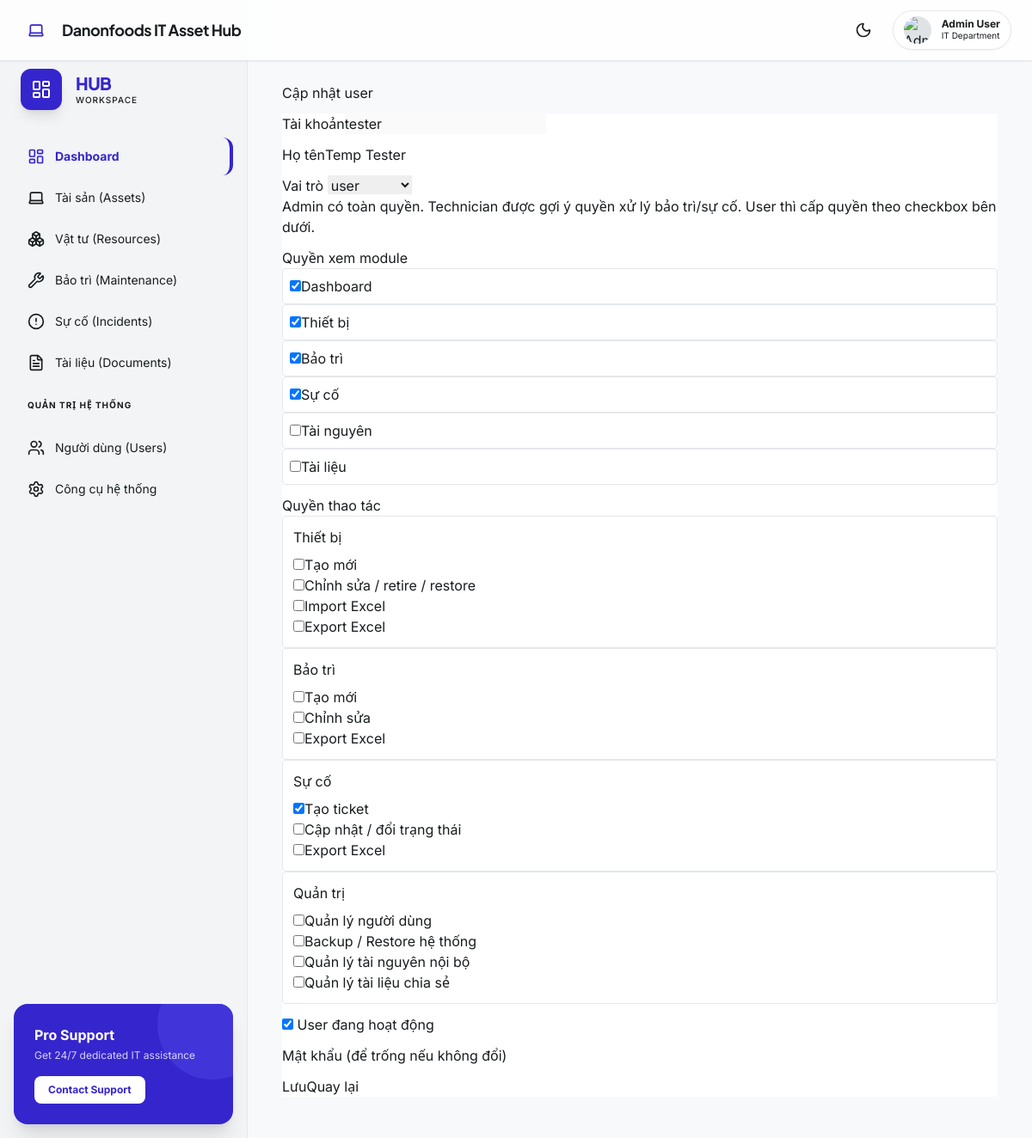
The page /users/2/edit (signed in) on the database its author committed.
### app/db/models/user.py (models this page shows)
class User(Base):
    __tablename__ = 'users'
    id: Mapped[int] = mapped_column(primary_key=True, index=True)
    username: Mapped[str] = mapped_column(String(50), unique=True, index=True)
    password: Mapped[str] = mapped_column(String(255))
    password_hash: Mapped[str | None] = mapped_column(String(255), nullable=True)
    role: Mapped[str] = mapped_column(String(20), default='user')
    full_name: Mapped[str | None] = mapped_column(String(120), nullable=True)
    is_active: Mapped[bool] = mapped_column(Boolean, default=True)
    can_view_dashboard: Mapped[bool] = mapped_column(Boolean, default=True)
    can_view_assets: Mapped[bool] = mapped_column(Boolean, default=True)
    can_view_maintenance: Mapped[bool] = mapped_column(Boolean, default=True)
    can_view_incidents: Mapped[bool] = mapped_column(Boolean, default=True)
    can_view_resources: Mapped[bool] = mapped_column(Boolean, default=False)
    can_create_assets: Mapped[bool] = mapped_column(Boolean, default=False)
    can_edit_assets: Mapped[bool] = mapped_column(Boolean, default=False)
    can_import_assets: Mapped[bool] = mapped_column(Boolean, default=False)
    can_export_assets: Mapped[bool] = mapped_column(Boolean, default=False)
    can_create_maintenance: Mapped[bool] = mapped_column(Boolean, default=False)
    can_edit_maintenance: Mapped[bool] = mapped_column(Boolean, default=False)
    can_export_maintenance: Mapped[bool] = mapped_column(Boolean, default=False)
    can_create_incidents: Mapped[bool] = mapped_column(Boolean, default=True)
    can_edit_incidents: Mapped[bool] = mapped_column(Boolean, default=False)
    can_export_incidents: Mapped[bool] = mapped_column(Boolean, default=False)
    can_manage_users: Mapped[bool] = mapped_column(Boolean, default=False)
    can_manage_system: Mapped[bool] = mapped_column(Boolean, default=False)
    can_manage_resources: Mapped[bool] = mapped_column(Boolean, default=False)
    can_view_documents: Mapped[bool] = mapped_column(Boolean, default=False)
    can_manage_documents: Mapped[bool] = mapped_column(Boolean, default=False)

### app/routes/web/users.py (the view)
@router.get('/{user_id}/edit', response_class=HTMLResponse)
@require_permission('can_manage_users')
def user_edit(user_id: int, request: Request, db: Session = Depends(get_db), current_user=None):
    user_obj = db.get(User, user_id)
    return _render_user_form(request, current_user, user_obj=user_obj)

### app/templates/users/form.html (shortened to what this page needs)
{% extends 'base.html' %}
{% block content %}
<h1 class="mb-3">{% if user_obj and user_obj.id %}Cập nhật user{% else %}Thêm user{% endif %}</h1>
<form class="card card-body bg-white" method="post">
  {% if not user_obj or not user_obj.id %}
  <div class="mb-3"><label class="form-label">Tài khoản</label><input class="form-control" name="username" value="{{ user_obj.username if user_obj else '' }}" required></div>
  {% else %}
  <div class="mb-3"><label class="form-label">Tài khoản</label><input class="form-control" value="{{ user_obj.username }}" disabled></div>
  {% endif %}
  <div class="mb-3"><label class="form-label">Họ tên</label><input class="form-control" name="full_name" value="{{ user_obj.full_name if user_obj else '' }}"></div>
  <div class="mb-3"><label class="form-label">Vai trò</label>
    <select class="form-select" name="role">
      <option value="user" {% if not user_obj or user_obj.role == 'user' %}selected{% endif %}>user</option>
    </select>
    <div class="form-text">Admin có toàn quyền. Technician được gợi ý quyền xử lý bảo trì/sự cố. User thì cấp quyền theo checkbox bên dưới.</div>
  </div>
  <div class="mb-3">
    <label class="form-label">Quyền xem module</label>
    <div class="row g-2">
      <div class="col-md-4"><div class="form-check border rounded p-2"><input class="form-check-input" type="checkbox" value="true" id="can_view_dashboard" name="can_view_dashboard" {% if not user_obj or user_obj.can_view_dashboard %}checked{% endif %}><label class="form-check-label" for="can_view_dashboard">Dashboard</label></div></div>
      <div class="col-md-4"><div class="form-check border rounded p-2"><input class="form-check-input" type="checkbox" value="true" id="can_view_assets" name="can_view_assets" {% if not user_obj or user_obj.can_view_assets %}checked{% endif %}><label class="form-check-label" for="can_view_assets">Thiết bị</label></div></div>
      <div class="col-md-4"><div class="form-check border rounded p-2"><input class="form-check-input" type="checkbox" value="true" id="can_view_maintenance" name="can_view_maintenance" {% if not user_obj or user_obj.can_view_maintenance %}checked{% endif %}><label class="form-check-label" for="can_view_maintenance">Bảo trì</label></div></div>
      <div class="col-md-4"><div class="form-check border rounded p-2"><input class="form-check-input" type="checkbox" value="true" id="can_view_incidents" name="can_view_incidents" {% if not user_obj or user_obj.can_view_incidents %}checked{% endif %}><label class="form-check-label" for="can_view_incidents">Sự cố</label></div></div>
      <div class="col-md-4"><div class="form-check border rounded p-2"><input class="form-check-input" type="checkbox" value="true" id="can_view_resources" name="can_view_resources" {% if user_obj and user_obj.can_view_resources %}checked{% endif %}><label class="form-check-label" for="can_view_resources">Tài nguyên</label></div></div>
      <div class="col-md-4"><div class="form-check border rounded p-2"><input class="form-check-input" type="checkbox" value="true" id="can_view_documents" name="can_view_documents" {% if user_obj and user_obj.can_view_documents %}checked{% endif %}><label class="form-check-label" for="can_view_documents">Tài liệu</label></div></div>
    </div>
  </div>
  <div class="mb-3">
    <label class="form-label">Quyền thao tác</label>
    <div class="row g-3">
      <div class="col-lg-4">
        <div class="border rounded p-3 h-100">
          <div class="fw-semibold mb-2">Thiết bị</div>
          <div class="form-check"><input class="form-check-input" type="checkbox" value="true" id="can_create_assets" name="can_create_assets" {% if user_obj and user_obj.can_create_assets %}checked{% endif %}><label class="form-check-label" for="can_create_assets">Tạo mới</label></div>
          <div class="form-check"><input class="form-check-input" type="checkbox" value="true" id="can_edit_assets" name="can_edit_assets" {% if user_obj and user_obj.can_edit_assets %}checked{% endif %}><label class="form-check-label" for="can_edit_assets">Chỉnh sửa / retire / restore</label></div>
          <div class="form-check"><input class="form-check-input" type="checkbox" value="true" id="can_import_assets" name="can_import_assets" {% if user_obj and user_obj.can_import_assets %}checked{% endif %}><label class="form-check-label" for="can_import_assets">Import Excel</label></div>
          <div class="form-check"><input class="form-check-input" type="checkbox" value="true" id="can_export_assets" name="can_export_assets" {% if user_obj and user_obj.can_export_assets %}checked{% endif %}><label class="form-check-label" for="can_export_assets">Export Excel</label></div>
        </div>
      </div>
      <div class="col-lg-4">
        <div class="border rounded p-3 h-100">
          <div class="fw-semibold mb-2">Bảo trì</div>
          <div class="form-check"><input class="form-check-input" type="checkbox" value="true" id="can_create_maintenance" name="can_create_maintenance" {% if user_obj and user_obj.can_create_maintenance %}checked{% endif %}><label class="form-check-label" for="can_create_maintenance">Tạo mới</label></div>
          <div class="form-check"><input class="form-check-input" type="checkbox" value="true" id="can_edit_maintenance" name="can_edit_maintenance" {% if user_obj and user_obj.can_edit_maintenance %}checked{% endif %}><label class="form-check-label" for="can_edit_maintenance">Chỉnh sửa</label></div>
          <div class="form-check"><input class="form-check-input" type="checkbox" value="true" id="can_export_maintenance" name="can_export_maintenance" {% if user_obj and user_obj.can_export_maintenance %}checked{% endif %}><label class="form-check-label" for="can_export_maintenance">Export Excel</label></div>
        </div>
      </div>
      <div class="col-lg-4">
        <div class="border rounded p-3 h-100">
          <div class="fw-semibold mb-2">Sự cố</div>
          <div class="form-check"><input class="form-check-input" type="checkbox" value="true" id="can_create_incidents" name="can_create_incidents" {% if not user_obj or user_obj.can_create_incidents %}checked{% endif %}><label class="form-check-label" for="can_create_incidents">Tạo ticket</label></div>
          <div class="form-check"><input class="form-check-input" type="checkbox" value="true" id="can_edit_incidents" name="can_edit_incidents" {% if user_obj and user_obj.can_edit_incidents %}checked{% endif %}><label class="form-check-label" for="can_edit_incidents">Cập nhật / đổi trạng thái</label></div>
          <div class="form-check"><input class="form-check-input" type="checkbox" value="true" id="can_export_incidents" name="can_export_incidents" {% if user_obj and user_obj.can_export_incidents %}checked{% endif %}><label class="form-check-label" for="can_export_incidents">Export Excel</label></div>
        </div>
      </div>
      <div class="col-lg-4">
        <div class="border rounded p-3 h-100">
          <div class="fw-semibold mb-2">Quản trị</div>
          <div class="form-check"><input class="form-check-input" type="checkbox" value="true" id="can_manage_users" name="can_manage_users" {% if user_obj and user_obj.can_manage_users %}checked{% endif %}><label class="form-check-label" for="can_manage_users">Quản lý người dùng</label></div>
          <div class="form-check"><input class="form-check-input" type="checkbox" value="true" id="can_manage_system" name="can_manage_system" {% if user_obj and user_obj.can_manage_system %}checked{% endif %}><label class="form-check-label" for="can_manage_system">Backup / Restore hệ thống</label></div>
          <div class="form-check"><input class="form-check-input" type="checkbox" value="true" id="can_manage_resources" name="can_manage_resources" {% if user_obj and user_obj.can_manage_resources %}checked{% endif %}><label class="form-check-label" for="can_manage_resources">Quản lý tài nguyên nội bộ</label></div>
          <div class="form-check"><input class="form-check-input" type="checkbox" value="true" id="can_manage_documents" name="can_manage_documents" {% if user_obj and user_obj.can_manage_documents %}checked{% endif %}><label class="form-check-label" for="can_manage_documents">Quản lý tài liệu chia sẻ</label></div>
        </div>
      </div>
    </div>
  </div>
  {% if user_obj and user_obj.id %}
  <div class="mb-3 form-check">
    <input class="form-check-input" type="checkbox" value="true" id="is_active" name="is_active" {% if user_obj.is_active %}checked{% endif %}>
    <label class="form-check-label" for="is_active">User đang hoạt động</label>
  </div>
  {% endif %}
  <div class="mb-3"><label class="form-label">Mật khẩu {% if user_obj and user_obj.id %}(để trống nếu không đổi){% endif %}</label><input class="form-control" type="password" name="password" {% if not user_obj or not user_obj.id %}required{% endif %}></div>
  <div class="d-flex gap-2"><button class="btn btn-primary">Lưu</button><a class="btn btn-secondary" href="/users/">Quay lại</a></div>
</form>
{% endblock %}

### app/static/css/premium.css (style rules this page uses)
:root { --color-primary: #3525cd; --color-primary-container: #4f46e5; --color-surface: #f7f9fb; --color-surface-container-lowest: #ffffff; --color-surface-container-low: #f2f4f6; --color-surface-container-highest: #e0e3e5; --color-on-surface: #191c1e; --color-outline-variant: #c7c4d8; }

### rows shown on the page
User: username "tester", full_name "Temp Tester", role "user", can_view_dashboard "☑", can_view_assets "☑", can_view_maintenance "☑", can_view_incidents "☑", can_create_incidents "☑", is_active "☑"
